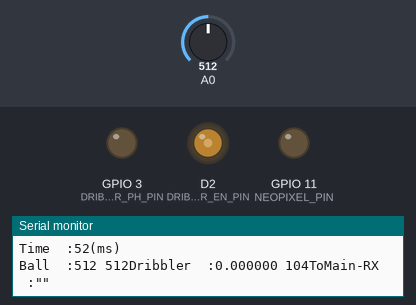
Bench run of a sketch on a simulated ESP8266 (NodeMCU). Parts: output pins drawn as LEDs (lit = HIGH), the last lines printed to the serial monitor. The test bench sets the inputs (shaded band); at power-on: A0 = 512.

Above: at 1.2 s.
1.3 s: A0 set to 981
4.3 s: A0 set to 1009
10.3 s: A0 set to 900
At 29.3 s:
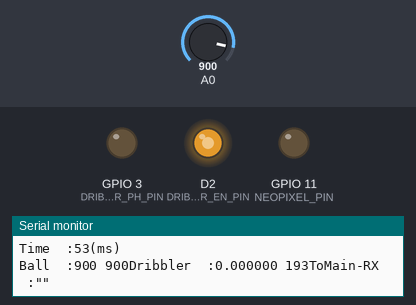
Timing chart, 0 to 31.0 s (numbered marks = the images above; inputs shaded):
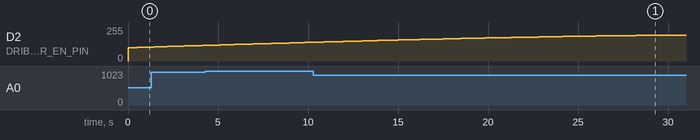

The sketch:

ESP.ino
```cpp
// ESP32C3
// I2C Slave

#include<cmath>

#include<Wire.h>

constexpr uint8_t ESP_ADDR = 0x32;
constexpr uint8_t BALL_01_K_PIN = 1;    // A0 D0
constexpr uint8_t BALL_02_K_PIN = 2;    // A1 D1
constexpr uint8_t DRIBBLER_PH_PIN = 3;  // A2 D2
constexpr uint8_t DRIBBLER_EN_PIN = 4;  // A3 D3
// 5 SDA D4
// 6 SCL D5
// 7 TX D6
// 8 RX D7
constexpr uint8_t NEOPIXEL_PIN = 11;    // MOSI D10

void setup() {
  // Serial
  Serial.begin(9600);
  Serial.println("ESP32C3 Test Program 2024-07-25");

  // Ball
  pinMode(BALL_01_K_PIN, INPUT);
  pinMode(BALL_02_K_PIN, INPUT);

  // Dribbler
  pinMode(DRIBBLER_PH_PIN, OUTPUT);
  pinMode(DRIBBLER_EN_PIN, OUTPUT);

  // I2C
  Wire.begin(ESP_ADDR);

  // NeoPixel
  pinMode(NEOPIXEL_PIN, OUTPUT);

  // ToMain
  Serial1.setPins(D7, D6);
  Serial1.begin(9600);
}

void loop() {
  static unsigned int count = 0;
  unsigned int begin_ms = millis();

  // Ball
  unsigned short ball01k = analogRead(BALL_01_K_PIN);
  unsigned short ball02k = analogRead(BALL_02_K_PIN);
  Serial.printf("Ball\t:%d %d", ball01k, ball02k);

  // Dribbler
  uint8_t motor_power = std::sin(count/360.0)*100+100;
  analogWrite(DRIBBLER_EN_PIN, motor_power);
  digitalWrite(DRIBBLER_PH_PIN, 0);
  Serial.printf("Dribbler\t:%f %d", motor_power, 0);

  // NeoPixel
  // ?

  // ToMain-TX
  Serial1.printf("ToMain-TX\t:\"%d %d\"\n", ball01k, ball02k);

  // ToMain-RX
  Serial.print("ToMain-RX\t:\"");
  while(Serial1.available()){
    Serial.print(static_cast<char>(Serial1.read()));
  }
  Serial.println("\"");

  count++;
  Serial.printf("Time\t:%d(ms)\n\n", millis()-begin_ms );
}
```
